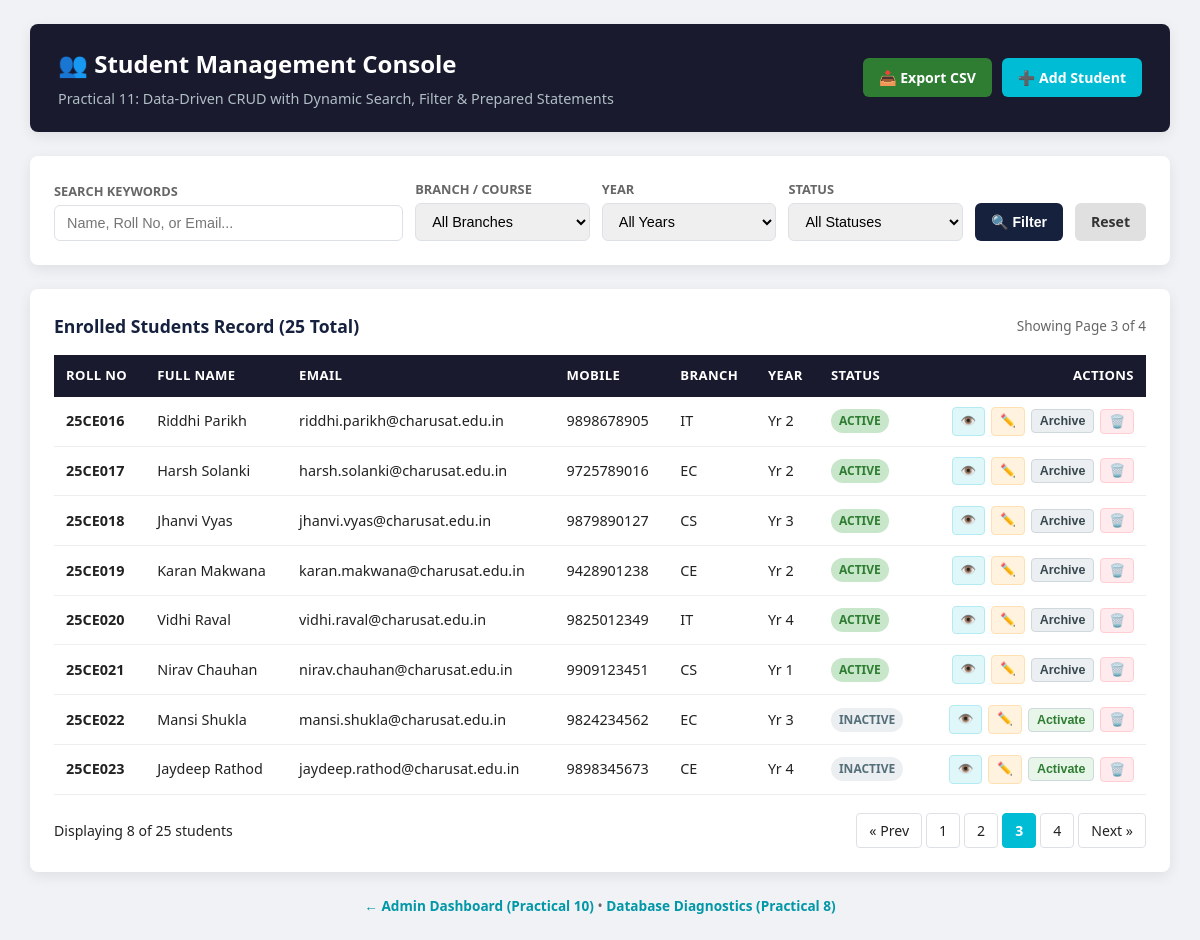
The page /index.php?page=3 on the database its author committed.
### tables this page shows
CREATE TABLE IF NOT EXISTS `students` (
  `id` INT AUTO_INCREMENT PRIMARY KEY,
  `roll_no` VARCHAR(20) NOT NULL UNIQUE,
  `fullname` VARCHAR(100) NOT NULL,
  `email` VARCHAR(100) NOT NULL UNIQUE,
  `mobile` VARCHAR(15) NOT NULL,
  `gender` ENUM('male', 'female', 'other') NOT NULL,
  `course` VARCHAR(50) NOT NULL,
  `year` TINYINT UNSIGNED NOT NULL,
  `status` ENUM('active', 'inactive') NOT NULL DEFAULT 'active',
  `created_at` TIMESTAMP DEFAULT CURRENT_TIMESTAMP,
  `updated_at` TIMESTAMP DEFAULT CURRENT_TIMESTAMP ON UPDATE CURRENT_TIMESTAMP,
  INDEX `idx_course_year` (`course`, `year`),
  INDEX `idx_status` (`status`)
);

### index.php (the view, shortened to what this page needs)
<?php
$search = trim($_GET['search'] ?? '');
$page   = max(1, (int)($_GET['page'] ?? 1));
$limit  = 8;
$offset = ($page - 1) * $limit;
$students = [];
$totalRows = 0;
$totalPages = 1;
try {
    $pdo = getDBConnection();
    $conditions = [];
    $params = [];
    $whereSql = !empty($conditions) ? "WHERE " . implode(" AND ", $conditions) : "";
    $countSql = "SELECT COUNT(*) FROM students {$whereSql}";
    $countStmt = $pdo->prepare($countSql);
    $countStmt->execute($params);
    $totalRows = (int)$countStmt->fetchColumn();
    $totalPages = max(1, ceil($totalRows / $limit));
    $sql = "SELECT id, roll_no, fullname, email, mobile, gender, course, year, status, created_at
            FROM students
            {$whereSql}
            ORDER BY id ASC
            LIMIT {$limit} OFFSET {$offset}";
    $stmt = $pdo->prepare($sql);
    $stmt->execute($params);
    $students = $stmt->fetchAll();
} catch (Exception $e) {
    error_log("[Practical-11 CRUD Error]: " . $e->getMessage());
    $dbError = $e->getMessage();
}
function buildQueryString(array $override = []): string {
    $current = $_GET;
    foreach ($override as $k => $v) {
        if ($v === null) {
            unset($current[$k]);
        } else {
            $current[$k] = $v;
        }
    }
    return http_build_query($current);
}
?>
<!DOCTYPE html>
<html lang="en">
<head>
</head>
<body>
    <div class="container">
        <header>
            <div>
                <h1>👥 Student Management Console</h1>
                <p>Practical 11: Data-Driven CRUD with Dynamic Search, Filter & Prepared Statements</p>
            </div>
            <div class="header-actions">
                <a href="export_csv.php?<?= htmlspecialchars(buildQueryString()) ?>" class="btn btn-export" title="Export current filtered view to CSV">
                    📥 Export CSV
                </a>
                <a href="add_student.php" class="btn btn-primary">
                    ➕ Add Student
                </a>
            </div>
        </header>
        <div class="card">
            <form method="GET" action="index.php" class="filter-form">
                <div class="form-group">
                    <label for="search">Search Keywords</label>
                    <input type="text" id="search" name="search" placeholder="Name, Roll No, or Email..." value="<?= htmlspecialchars($search) ?>">
                </div>
                <div class="form-group">
                    <label for="course">Branch / Course</label>
                    <select id="course" name="course">
                        <option value="">All Branches</option>
                    </select>
                </div>
                <div class="form-group">
                    <label for="year">Year</label>
                    <select id="year" name="year">
                        <option value="">All Years</option>
                    </select>
                </div>
                <div class="form-group">
                    <label for="status">Status</label>
                    <select id="status" name="status">
                        <option value="">All Statuses</option>
                    </select>
                </div>
                <button type="submit" class="btn btn-filter">🔍 Filter</button>
                <a href="index.php" class="btn btn-reset">Reset</a>
            </form>
        </div>
        <div class="card">
            <div style="display:flex; justify-content:space-between; align-items:center; margin-bottom:12px;">
                <h3 style="margin:0; font-size:1.1rem; color:var(--color-primary-lt);">
                    Enrolled Students Record (<?= $totalRows ?> Total)
                </h3>
                <span style="font-size:0.85rem; color:var(--color-muted);">
                    Showing Page <?= $page ?> of <?= $totalPages ?>
                </span>
            </div>
            <div class="table-responsive">
                <table>
                    <thead>
                        <tr>
                            <th>Roll No</th>
                            <th>Full Name</th>
                            <th>Email</th>
                            <th>Mobile</th>
                            <th>Branch</th>
                            <th>Year</th>
                            <th>Status</th>
                            <th style="text-align:right;">Actions</th>
                        </tr>
                    </thead>
                    <tbody>
                        <?php if (!empty($students)): ?>
                            <?php foreach ($students as $s): ?>
                            <tr>
                                <td><strong><?= htmlspecialchars($s['roll_no']) ?></strong></td>
                                <td><?= htmlspecialchars($s['fullname']) ?></td>
                                <td><?= htmlspecialchars($s['email']) ?></td>
                                <td><?= htmlspecialchars($s['mobile']) ?></td>
                                <td><?= htmlspecialchars(strtoupper(str_replace('btech-', '', $s['course']))) ?></td>
                                <td>Yr <?= htmlspecialchars((string)$s['year']) ?></td>
                                <td>
                                    <span class="badge <?= $s['status'] === 'active' ? 'badge-active' : 'badge-inactive' ?>">
                                        <?= htmlspecialchars(ucfirst($s['status'])) ?>
                                    </span>
                                </td>
                                <td style="text-align:right;">
                                    <div class="row-actions" style="justify-content: flex-end;">
                                        <a href="view_student.php?id=<?= $s['id'] ?>" class="btn-sm btn-view" title="View Student Profile">
                                            👁️
                                        </a>
                                        <a href="edit_student.php?id=<?= $s['id'] ?>" class="btn-sm btn-edit" title="Edit Student">
                                            ✏️
                                        </a>
                                        <?php if ($s['status'] === 'active'): ?>
                                            <form action="delete_student.php" method="POST" style="display:inline;" onsubmit="return confirm('Soft-delete this student (status will become Inactive)?');">
                                                <button type="submit" class="btn-sm btn-toggle" title="Soft Delete (Toggle to Inactive)">
                                                    Archive
                                                </button>
                                            </form>
                                        <?php else: ?>
                                            <form action="delete_student.php" method="POST" style="display:inline;" onsubmit="return confirm('Restore this student back to Active status?');">
                                                <button type="submit" class="btn-sm btn-toggle" style="background:#e8f5e9; color:#2e7d32;" title="Restore to Active">
                                                    Activate
                                                </button>
                                            </form>
                                        <?php endif; ?>
                                        <form action="delete_student.php" method="POST" style="display:inline;" onsubmit="return confirm('WARNING: Permanently delete student <?= htmlspecialchars($s['roll_no']) ?>? This cannot be undone.');">
                                            <button type="submit" class="btn-sm btn-del" title="Permanent Delete">
                                                🗑️
                                            </button>
                                        </form>
                                    </div>
                                </td>
                            </tr>
                            <?php endforeach; ?>
                        <?php endif; ?>
                    </tbody>
                </table>
            </div>
            <?php if ($totalPages > 1): ?>
            <div class="pagination-bar">
                <span>Displaying <?= count($students) ?> of <?= $totalRows ?> students</span>
                <div class="page-links">
                    <?php if ($page > 1): ?>
                        <a href="index.php?<?= htmlspecialchars(buildQueryString(['page' => $page - 1])) ?>" class="page-link">&laquo; Prev</a>
                    <?php endif; ?>
                    <?php for ($i = 1; $i <= $totalPages; $i++): ?>
                        <a href="index.php?<?= htmlspecialchars(buildQueryString(['page' => $i])) ?>"
                           class="page-link <?= ($i === $page) ? 'active' : '' ?>">
                            <?= $i ?>
                        </a>
                    <?php endfor; ?>
                    <?php if ($page < $totalPages): ?>
                        <a href="index.php?<?= htmlspecialchars(buildQueryString(['page' => $page + 1])) ?>" class="page-link">Next &raquo;</a>
                    <?php endif; ?>
                </div>
            </div>
            <?php endif; ?>
        </div>
        <div style="text-align:center; margin-top:16px; font-size:0.85rem; color:var(--color-muted);">
            <a href="../Practical-10/dashboard_admin.php" style="color:var(--color-accent-dark); text-decoration:none; font-weight:600;">
                &larr; Admin Dashboard (Practical 10)
            </a> &bull;
            <a href="../Practical-08/test_connection.php" style="color:var(--color-accent-dark); text-decoration:none; font-weight:600;">
                Database Diagnostics (Practical 8)
            </a>
        </div>
    </div>
</body>
</html>

### index.php (style rules this page uses)
:root { --color-primary: #1a1a2e; --color-primary-lt: #16213e; --color-accent: #00bcd4; --color-accent-dark: #0097a7; --color-bg: #f0f2f5; --color-card: #ffffff; --color-text: #222222; --color-muted: #666666; --color-success: #2e7d32; --color-success-bg: #c8e6c9; --color-warning: #e65100; --color-warning-bg: #ffe0b2; --color-danger: #c62828; --color-danger-bg: #ffcdd2; --color-border: #dde1e6; --radius: 8px; --shadow: 0 4px 14px rgba(0,0,0,0.08); --font-sans: 'Segoe UI', Tahoma, Geneva, Verdana, sans-serif; }
* { box-sizing: border-box; }
body { font-family: var(--font-sans); background: var(--color-bg); color: var(--color-text); margin: 0; padding: 24px 16px; line-height: 1.5; }
.container { max-width: 1140px; margin: 0 auto; }
header { background: var(--color-primary); color: #fff; padding: 22px 28px; border-radius: var(--radius); box-shadow: var(--shadow); margin-bottom: 24px; display: flex; justify-content: space-between; align-items: center; flex-wrap: wrap; gap: 16px; }
header h1 { margin: 0 0 6px; font-size: 1.5rem; }
header p { margin: 0; color: #b0bec5; font-size: 0.9rem; }
.header-actions { display: flex; gap: 10px; }
.btn { display: inline-flex; align-items: center; gap: 6px; padding: 9px 16px; border-radius: 6px; font-weight: 600; font-size: 0.88rem; text-decoration: none; cursor: pointer; border: none; transition: background 0.2s; }
.btn-primary { background: var(--color-accent); color: #fff; }
.btn-export { background: #2e7d32; color: #fff; }
.card { background: var(--color-card); border-radius: var(--radius); padding: 24px; box-shadow: var(--shadow); margin-bottom: 24px; }
.filter-form { display: grid; grid-template-columns: 2fr 1fr 1fr 1fr auto auto; gap: 12px; align-items: end; }
.form-group { display: flex; flex-direction: column; gap: 4px; }
.form-group label { font-size: 0.8rem; font-weight: 600; color: var(--color-muted); text-transform: uppercase; }
input[type="text"], select { padding: 9px 12px; border: 1px solid var(--color-border); border-radius: 6px; font-size: 0.9rem; outline: none; }
.btn-filter { background: var(--color-primary-lt); color: #fff; height: 38px; }
.btn-reset { background: #e0e0e0; color: #333; height: 38px; }
.table-responsive { overflow-x: auto; margin-top: 16px; }
table { width: 100%; border-collapse: collapse; font-size: 0.9rem; }
thead { background: var(--color-primary); color: #fff; }
th { padding: 11px 12px; text-align: left; font-size: 0.82rem; text-transform: uppercase; letter-spacing: 0.4px; }
td { padding: 10px 12px; border-bottom: 1px solid #eee; vertical-align: middle; }
.badge { display: inline-block; padding: 3px 8px; border-radius: 12px; font-size: 0.75rem; font-weight: 600; text-transform: uppercase; }
.badge-active { background: var(--color-success-bg); color: var(--color-success); }
.badge-inactive { background: #eceff1; color: #546e7a; }
.row-actions { display: flex; gap: 6px; align-items: center; }
.btn-sm { padding: 4px 8px; font-size: 0.78rem; border-radius: 4px; font-weight: 600; text-decoration: none; display: inline-block; }
.btn-view { background: #e0f7fa; color: #00838f; border: 1px solid #b2ebf2; }
.btn-edit { background: #fff3e0; color: #e65100; border: 1px solid #ffe0b2; }
.btn-toggle { background: #eceff1; color: #37474f; border: 1px solid #cfd8dc; }
.btn-del { background: #ffebee; color: #c62828; border: 1px solid #ffcdd2; cursor: pointer; }
.pagination-bar { display: flex; justify-content: space-between; align-items: center; margin-top: 18px; flex-wrap: wrap; gap: 12px; font-size: 0.88rem; }
.page-links { display: flex; gap: 4px; }
.page-link { padding: 6px 12px; border: 1px solid var(--color-border); border-radius: 4px; color: var(--color-text); text-decoration: none; font-weight: 500; }
.page-link.active { background: var(--color-accent); color: #fff; border-color: var(--color-accent); font-weight: 700; }

### rows shown on the page
students: roll_no "25CE016", fullname "Riddhi Parikh", email "riddhi.parikh@charusat.edu.in", mobile "9898678905", course "IT", year "2", status "ACTIVE"
students: roll_no "25CE017", fullname "Harsh Solanki", email "harsh.solanki@charusat.edu.in", mobile "9725789016", course "EC", year "2", status "ACTIVE"
students: roll_no "25CE018", fullname "Jhanvi Vyas", email "jhanvi.vyas@charusat.edu.in", mobile "9879890127", course "CS", year "3", status "ACTIVE"
students: roll_no "25CE019", fullname "Karan Makwana", email "karan.makwana@charusat.edu.in", mobile "9428901238", course "CE", year "2", status "ACTIVE"
students: roll_no "25CE020", fullname "Vidhi Raval", email "vidhi.raval@charusat.edu.in", mobile "9825012349", course "IT", year "4", status "ACTIVE"
students: roll_no "25CE021", fullname "Nirav Chauhan", email "nirav.chauhan@charusat.edu.in", mobile "9909123451", course "CS", year "1", status "ACTIVE"
students: roll_no "25CE022", fullname "Mansi Shukla", email "mansi.shukla@charusat.edu.in", mobile "9824234562", course "EC", year "3", status "INACTIVE"
students: roll_no "25CE023", fullname "Jaydeep Rathod", email "jaydeep.rathod@charusat.edu.in", mobile "9898345673", course "CE", year "4", status "INACTIVE"

### other values the page prints
$totalRows "25"
$page "3"
$totalPages "4"
count($students) "8"
